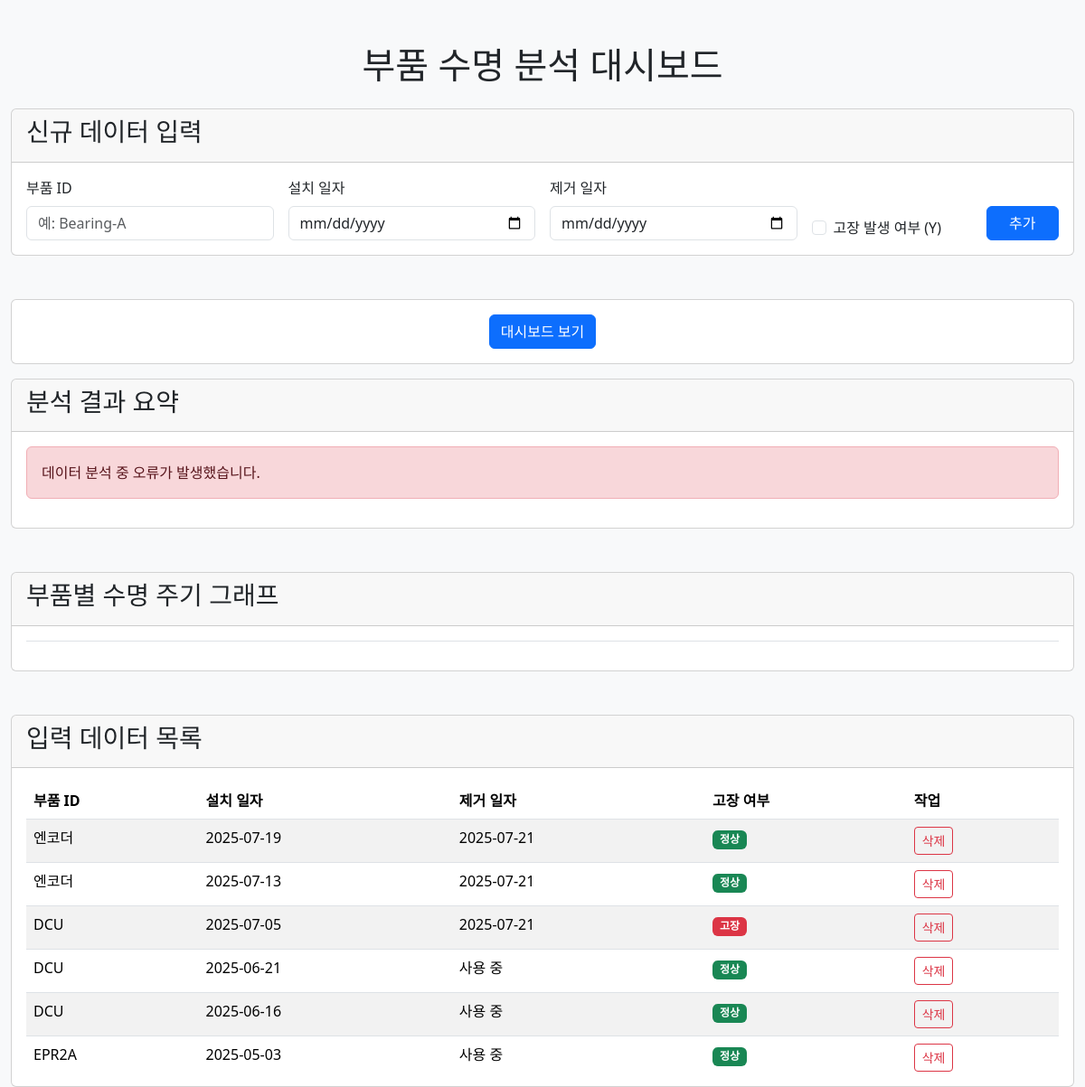
The page / on the database its author committed.
### app.py (models this page shows, shortened)
class PumpData(db.Model):
    id = db.Column(db.Integer, primary_key=True)
    part_id = db.Column(db.String(100), nullable=False)
    install_date = db.Column(db.Date, nullable=False)
    removal_date = db.Column(db.Date, nullable=True)
    is_failure = db.Column(db.Boolean, nullable=False)

### app.py (the view)
@app.route('/')
def index():
    all_data = PumpData.query.order_by(PumpData.install_date.desc()).all()
    return render_template('index.html', all_data=all_data)

### templates/index.html (shortened to what this page needs)
<!DOCTYPE html>
<html lang="ko">
<head>
    <link href="https://cdn.jsdelivr.net/npm/bootstrap@5.3.3/dist/css/bootstrap.min.css" rel="stylesheet">
</head>
<body>
    <div class="container mt-5">
        <h1 class="text-center mb-4">부품 수명 분석 대시보드</h1>
        <div class="card mb-5">
            <div class="card-header">
                <h3>신규 데이터 입력</h3>
            </div>
            <div class="card-body">
                <form action="/add" method="POST">
                    <div class="row g-3">
                        <div class="col-md-3">
                            <label for="part_id" class="form-label">부품 ID</label>
                            <input type="text" class="form-control" id="part_id" name="part_id" placeholder="예: Bearing-A" required>
                        </div>
                        <div class="col-md-3">
                            <label for="install_date" class="form-label">설치 일자</label>
                            <input type="date" class="form-control" id="install_date" name="install_date" required>
                        </div>
                        <div class="col-md-3">
                            <label for="removal_date" class="form-label">제거 일자</label>
                            <input type="date" class="form-control" id="removal_date" name="removal_date">
                        </div>
                        <div class="col-md-2 d-flex align-items-end">
                            <div class="form-check">
                                <input class="form-check-input" type="checkbox" id="is_failure" name="is_failure">
                                <label class="form-check-label" for="is_failure">
                                    고장 발생 여부 (Y)
                                </label>
                            </div>
                        </div>
                        <div class="col-md-1 d-flex align-items-end">
                            <button type="submit" class="btn btn-primary w-100">추가</button>
                        </div>
                    </div>
                </form>
            </div>
        </div>
        <div class="card mb-3">
            <div class="card-body text-center">
                <a href="/dashboard" class="btn btn-primary">대시보드 보기</a>
            </div>
        </div>
        <div class="card mb-5">
            <div class="card-header">
                <h3>분석 결과 요약</h3>
            </div>
            <div class="card-body">
                <div id="summary-section">
                    </div>
            </div>
        </div>
        <div class="card mb-5">
            <div class="card-header">
                <h3>부품별 수명 주기 그래프</h3>
            </div>
            <div class="card-body">
                <ul class="nav nav-tabs" id="chart-tabs" role="tablist">
                    </ul>
                <div class="tab-content pt-3" id="chart-tabs-content">
                    </div>
            </div>
        </div>
        <div class="card">
            <div class="card-header">
                <h3>입력 데이터 목록</h3>
            </div>
            <div class="card-body">
                <div style="max-height: 320px; overflow-y: auto;">
                    <table class="table table-striped table-hover mb-0">
                        <thead>
                            <tr>
                                <th>부품 ID</th>
                                <th>설치 일자</th>
                                <th>제거 일자</th>
                                <th>고장 여부</th>
                                <th>작업</th>
                            </tr>
                        </thead>
                        <tbody>
                            {% for item in all_data %}
                            <tr>
                                <td>{{ item.part_id }}</td>
                                <td>{{ item.install_date.strftime('%Y-%m-%d') }}</td>
                                <td>{{ item.removal_date.strftime('%Y-%m-%d') if item.removal_date else '사용 중' }}</td>
                                <td><span class="badge {{ 'bg-danger' if item.is_failure else 'bg-success' }}">{{ '고장' if item.is_failure else '정상' }}</span></td>
                                <td>
                                    <a href="/delete/{{ item.id }}" class="btn btn-sm btn-outline-danger" onclick="return confirm('정말로 삭제하시겠습니까?');">삭제</a>
                                </td>
                            </tr>
                            {% endfor %}
                        </tbody>
                    </table>
                </div>
            </div>
        </div>
    </div>
</body>
</html>

### templates/index.html (style rules this page uses)
body { background-color: #f8f9fa; }
.container { max-width: 1200px; }

### rows shown on the page
PumpData: part_id "엔코더", install_date "2025-07-19", removal_date "2025-07-21", is_failure "정상"
PumpData: part_id "엔코더", install_date "2025-07-13", removal_date "2025-07-21", is_failure "정상"
PumpData: part_id "DCU", install_date "2025-07-05", removal_date "2025-07-21", is_failure "고장"
PumpData: part_id "DCU", install_date "2025-06-21", removal_date "사용 중", is_failure "정상"
PumpData: part_id "DCU", install_date "2025-06-16", removal_date "사용 중", is_failure "정상"
PumpData: part_id "EPR2A", install_date "2025-05-03", removal_date "사용 중", is_failure "정상"
